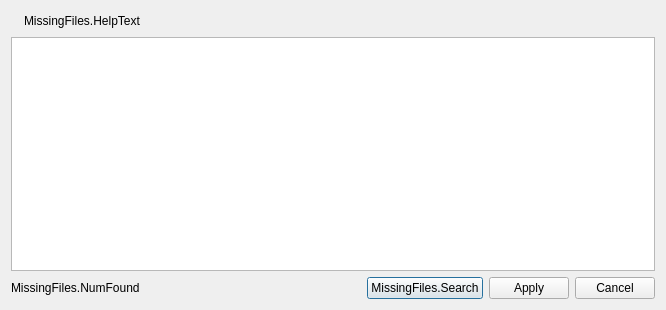
<?xml version="1.0" encoding="UTF-8"?>
<?xml-model href="XML-Schema-Qt5.15.xsd" ?>
<ui version="4.0">
 <class>OBSMissingFiles</class>
 <widget class="QDialog" name="OBSMissingFiles">
  <property name="geometry">
   <rect>
    <x>0</x>
    <y>0</y>
    <width>666</width>
    <height>310</height>
   </rect>
  </property>
  <property name="windowTitle">
   <string>MissingFiles</string>
  </property>
  <layout class="QGridLayout" name="gridLayout">
   <item row="0" column="0">
    <layout class="QHBoxLayout" name="horizontalLayout_3">
     <item>
      <widget class="QLabel" name="warningIcon">
       <property name="minimumSize">
        <size>
         <height>20</height>
         <width>0</width>
        </size>
       </property>
      </widget>
     </item>
     <item>
      <widget class="QLabel" name="label">
       <property name="sizePolicy">
        <sizepolicy hsizetype="Expanding" vsizetype="Preferred">
         <horstretch>0</horstretch>
         <verstretch>0</verstretch>
        </sizepolicy>
       </property>
       <property name="text">
        <string>MissingFiles.HelpText</string>
       </property>
      </widget>
     </item>
    </layout>
   </item>
   <item row="2" column="0">
    <widget class="QTableView" name="tableView">
     <property name="selectionMode">
      <enum>QAbstractItemView::NoSelection</enum>
     </property>
     <attribute name="horizontalHeaderDefaultSectionSize">
      <number>23</number>
     </attribute>
     <attribute name="horizontalHeaderMinimumSectionSize">
      <number>23</number>
     </attribute>
     <attribute name="verticalHeaderVisible">
      <bool>false</bool>
     </attribute>
     <attribute name="verticalHeaderDefaultSectionSize">
      <number>23</number>
     </attribute>
    </widget>
   </item>
   <item row="3" column="0">
    <layout class="QVBoxLayout" name="verticalLayout">
     <item>
      <layout class="QHBoxLayout" name="horizontalLayout_2">
       <item>
        <widget class="QLabel" name="found">
         <property name="text">
          <string>MissingFiles.NumFound</string>
         </property>
        </widget>
       </item>
       <item>
        <spacer name="horizontalSpacer">
         <property name="orientation">
          <enum>Qt::Horizontal</enum>
         </property>
         <property name="sizeHint" stdset="0">
          <size>
           <width>40</width>
           <height>20</height>
          </size>
         </property>
        </spacer>
       </item>
       <item>
        <layout class="QHBoxLayout" name="horizontalLayout">
         <item>
          <widget class="QPushButton" name="browseButton">
           <property name="text">
            <string>MissingFiles.Search</string>
           </property>
          </widget>
         </item>
         <item>
          <widget class="QPushButton" name="doneButton">
           <property name="text">
            <string>Apply</string>
           </property>
          </widget>
         </item>
         <item>
          <widget class="QPushButton" name="cancelButton">
           <property name="text">
            <string>Cancel</string>
           </property>
          </widget>
         </item>
        </layout>
       </item>
       </layout>
      </item>
    </layout>
   </item>
  </layout>
 </widget>
 <resources/>
 <connections/>
</ui>
